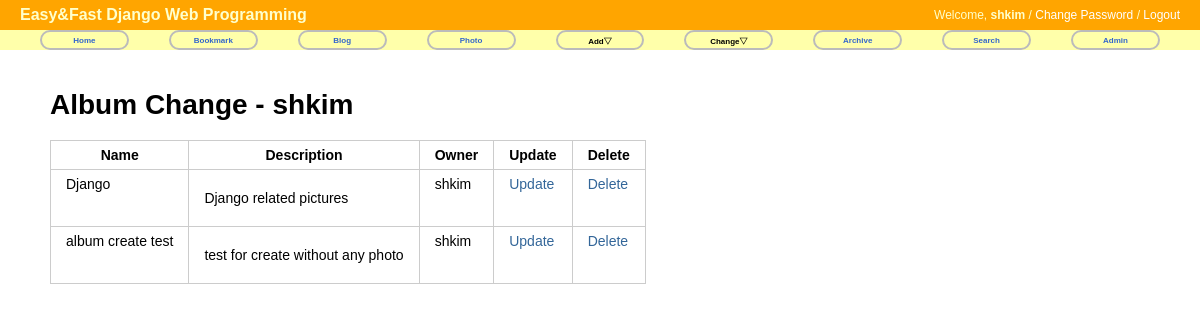
The page /photo/album/change/ (signed in) on the database its author committed.
### photo/models.py (models this page shows, shortened)
@python_2_unicode_compatible
class Album(models.Model):
    name = models.CharField(max_length=50)
    description = models.CharField('One Line Description', max_length=100, blank=True)
    owner = models.ForeignKey(User, null=True)
    class Meta:
        ordering = ['name']

### photo/views.py (the view)
class AlbumChangeLV(LoginRequiredMixin, ListView):
    template_name = 'photo/album_change_list.html'
    def get_queryset(self):
        return Album.objects.filter(owner=self.request.user)

### photo/templates/photo/album_change_list.html (shortened to what this page needs)
{% extends "base.html" %}
{% block content %}
<div id="content">
    <h1>Album Change - {{user}}</h1>
    <table class="change-list">
        <tr>
            <th>Name</th>
            <th>Description</th>
            <th>Owner</th>
            <th>Update</th>
            <th>Delete</th>
        </tr>
        {% for item in object_list %}
        <tr>
            <td>{{ item.name }}</td>
            <td>{{ item.description|linebreaks }}</td>
            <td>{{ item.owner }}</td>
            <td><a href="{% url 'photo:album_update' item.id %}">Update</a></td>
            <td><a href="{% url 'photo:album_delete' item.id %}">Delete</a></td>
        </tr>
        {% endfor %}
    </table>
</div>
{% endblock %}

### templates/base.html (shortened to what this page needs)
<!DOCTYPE html>
<html lang="ko">
<head>
{% load staticfiles %}
<link rel="stylesheet" type="text/css" href="{% block stylesheet %}{% static "css/base.css" %}{% endblock %}" />
<link rel="stylesheet" type="text/css" href="{% block extrastyle %}{% endblock %}" />
</head>
<body>
<div id="header">
    <h2 class="maintitle">Easy&amp;Fast Django Web Programming</h2>
    {% if user.is_active %}
    <h4 class="welcome">Welcome,
                <strong>{% firstof user.get_short_name user.get_username %}</strong> /
                <a href="{% url 'password_change' %}">Change Password</a> /
                <a href="{% url 'logout' %}">Logout</a>
    </h4>
    {% else %}
    <h4 class="welcome">Welcome, Anonymous /
                <a href="{% url 'login' %}">Login</a> /
                <a href="{% url 'register' %}">Register</a>
    </h4>
    {% endif %}
</div>
<div id="menu">
    <li><a href="{% url 'home' %}">Home</a></li>
    <li><a href="{% url 'bookmark:index' %}">Bookmark</a></li>
    <li><a href="{% url 'blog:index' %}">Blog</a></li>
    <li><a href="{% url 'photo:index' %}">Photo</a></li>
    <li>Add&bigtriangledown;
    </li>
    <li>Change&bigtriangledown;
    </li>
    <li><a href="{% url 'blog:post_archive' %}">Archive</a></li>
    <li><a href="{% url 'blog:search' %}">Search</a></li>
    <li><a href="{% url 'admin:index' %}">Admin</a></li>
</div>
{% block content %}{% endblock %}
</body>
</html>

### static/css/base.css (style rules this page uses)
body { font-family: "Lucida Grande", Verdana, Arial, sans-serif; font-size: 14px; }
div#header { position: absolute; top: 0px; left: 0px; height: 30px; width: 100%; display: table; background: orange; }
div#menu { position: absolute; top: 30px; left: 0px; height: 20px; width: 100%; display: table; table-layout: fixed; border-spacing: 40px 0px; background: #ffa; font-size: 8px; }
div#content { position: absolute; top: 70px; left: 50px; right: 50px; }
.maintitle { display: table-cell; vertical-align: middle; padding-left: 20px; color: #ffc; font-weight: bold; font-size: 16px; }
.welcome { display: table-cell; vertical-align: middle; text-align: right; padding-right: 20px; color: #ffc; font-weight: normal; font-size: 12px; }
.welcome a:link, .welcome a:visited { color: white; }
div#menu a:link, div#menu a:visited { color: #36c; }
div#menu > li { display: table-cell; vertical-align: middle; border: 2px solid #bbb; border-radius: 25px; text-align: center; font-weight: bold; }
a:link, a:visited { color: #369; text-decoration: none; }
table { border-collapse: collapse; }
td, th { line-height: 18px; border-bottom: 1px solid #eee; vertical-align: top; padding: 5px 15px; font-family: "Lucida Grande", Verdana, Arial, sans-serif; }
table.change-list, table.change-list th, table.change-list td { border: 1px solid #ccc; }

### rows shown on the page
Album: name "Django", description "Django related pictures", owner "shkim"
Album: name "album create test", description "test for create without any photo", owner "shkim"

### other values the page prints
{{ user }} "shkim"
